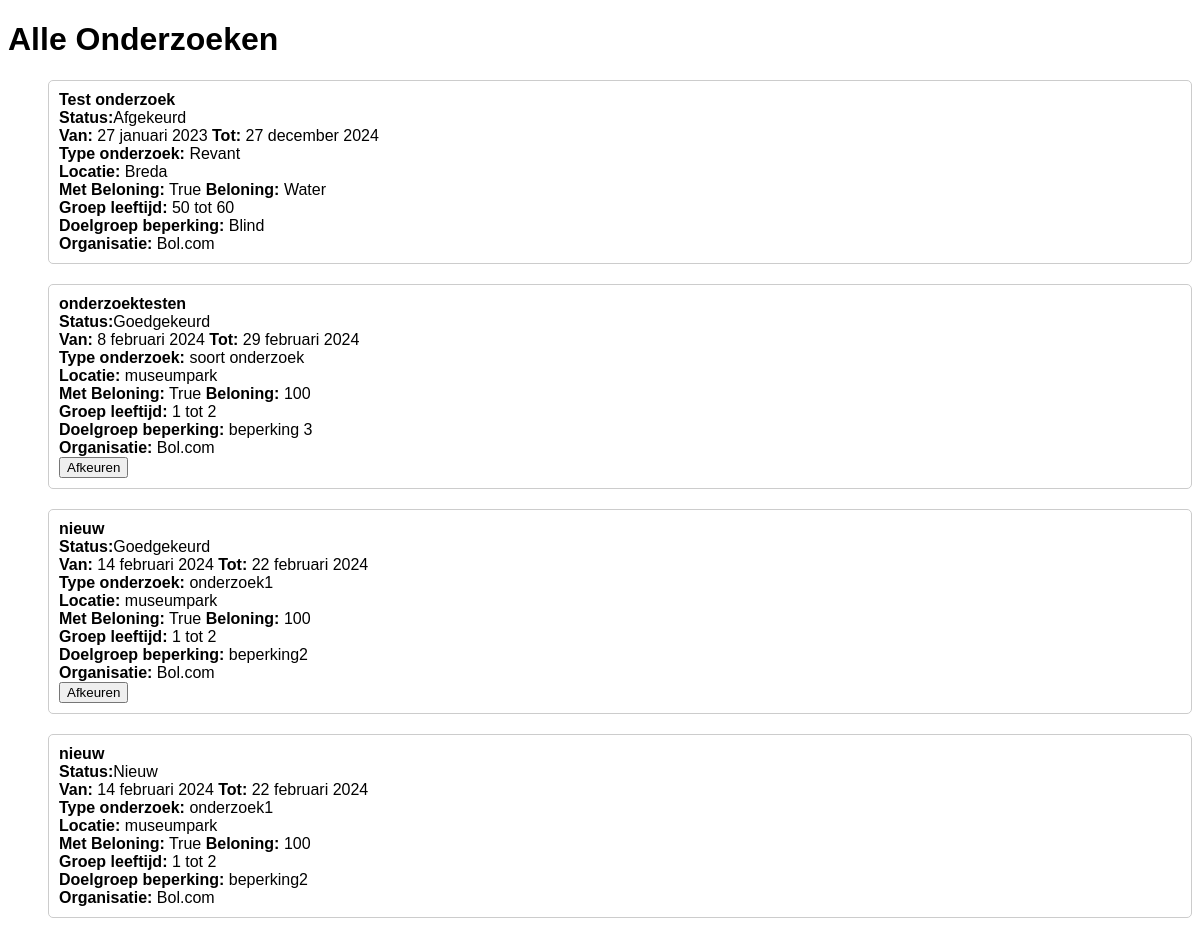
The app's page /beheerders/onderzoeksvragen/, older data.
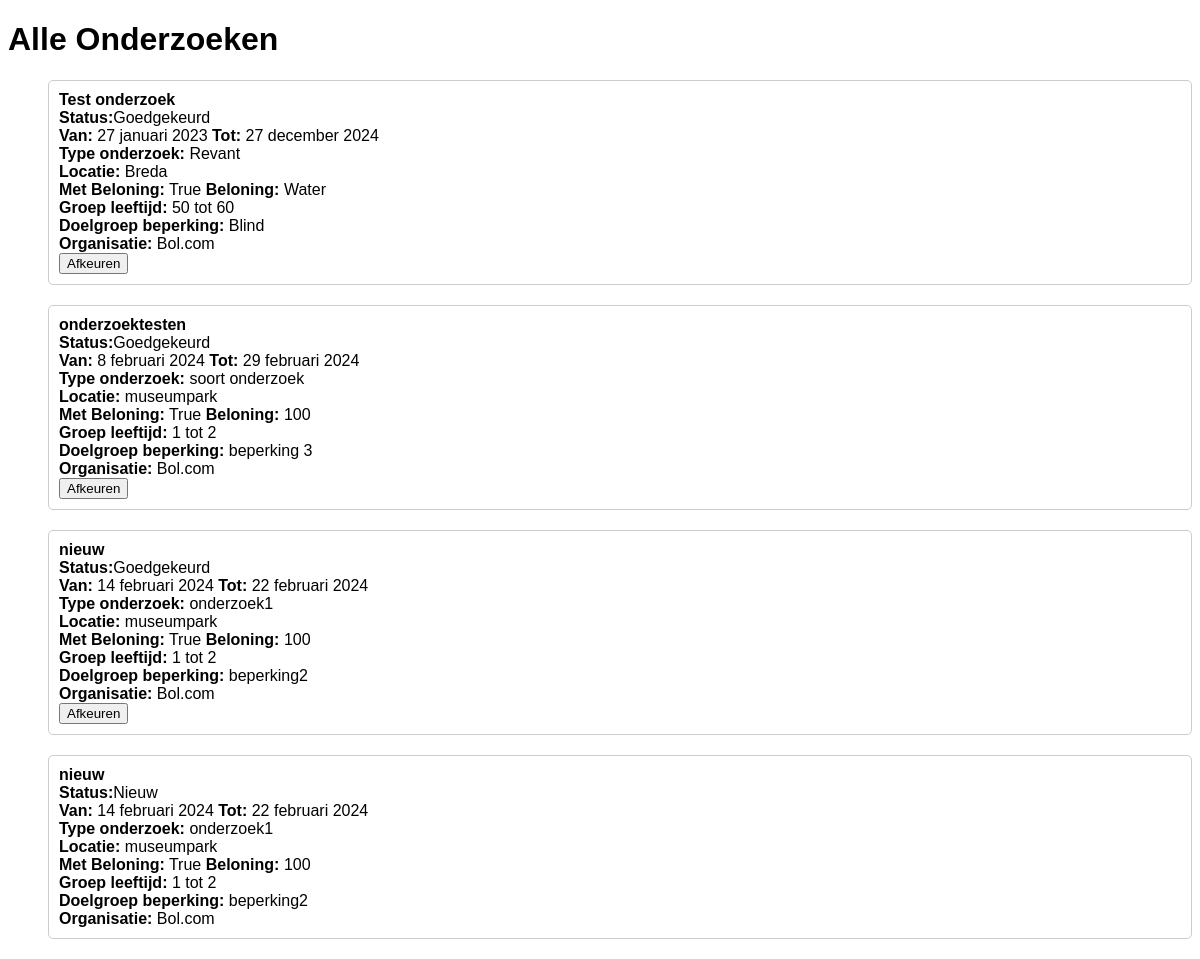
The same page, newer data.
### core/models.py (models this page shows, shortened)
class Onderzoek(models.Model):
    onderzoek_id = models.AutoField(primary_key=True)
    titel = models.CharField(max_length=255)
    omschrijving = models.TextField(blank=True, null=True)
    status = models.CharField(max_length=50, blank=True, null=True)
    beschikbaar = models.BooleanField(default=True)
    datum_vanaf = models.DateField(blank=True, null=True)
    datum_tot = models.DateField(blank=True, null=True)
    type_onderzoek = models.CharField(max_length=50, blank=True, null=True)
    locatie = models.CharField(max_length=255, blank=True, null=True)
    met_beloning = models.BooleanField(default=False)
    beloning = models.CharField(max_length=255, blank=True, null=True)
    doelgroep_leeftijd_van = models.IntegerField(blank=True, null=True)
    doelgroep_leeftijd_tot = models.IntegerField(blank=True, null=True)
    doelgroep_beperking = models.CharField(max_length=255, blank=True, null=True)
    organisatie = models.ForeignKey(Organisaties, on_delete=models.CASCADE)
    class Meta:
        db_table = 'Onderzoek'

class Organisaties(models.Model):
    organisatie_id = models.AutoField(primary_key=True)
    naam = models.CharField(max_length=255)
    type = models.CharField(max_length=255, blank=True, null=True)
    website = models.URLField(blank=True, null=True)
    beschrijving = models.TextField(blank=True, null=True)
    contactpersoon = models.CharField(max_length=255, blank=True, null=True)
    email = models.EmailField(blank=True, null=True)
    telefoonnummer = models.CharField(max_length=20, blank=True, null=True)
    overige_details = models.TextField(blank=True, null=True)
    api_key = models.CharField(max_length=255, blank=True, null=True)
    class Meta:
        db_table = 'organisaties'

### beheerders/views.py (the view)
# urls.py: path('onderzoeksvragen/', onderzoeksvragen, name='onderzoeksvragen'),
def onderzoeksvragen(request):
    onderzoeken = Onderzoek.objects.all()
    return render(request, 'onderzoeksvragen.html', {'onderzoeken': onderzoeken})

### beheerders/templates/onderzoeksvragen.html (shortened to what this page needs)
<!DOCTYPE html>
<html lang="nl">
<head>
    {% load static %}
</head>
<body>
    <h1>Alle Onderzoeken</h1>
    <ul>
        {% for onderzoek in onderzoeken %}
            <li id="onderzoek-item-{{ onderzoek.pk }}">
                <strong>{{ onderzoek.titel }}</strong><br>
                <strong>Status:</strong><span id="status-{{ onderzoek.pk }}">{{ onderzoek.status }}</span><br>
                <strong>Van:</strong> {{ onderzoek.datum_vanaf }} <strong>Tot:</strong> {{ onderzoek.datum_tot }}<br>
                <strong>Type onderzoek:</strong> {{ onderzoek.type_onderzoek }}<br>
                <strong>Locatie:</strong> {{ onderzoek.locatie }}<br>
                <strong>Met Beloning:</strong> {{ onderzoek.met_beloning }} <strong>Beloning:</strong> {{ onderzoek.beloning }}<br>
                <strong>Groep leeftijd:</strong> {{ onderzoek.doelgroep_leeftijd_van }} tot {{ onderzoek.doelgroep_leeftijd_tot }}<br>
                <strong>Doelgroep beperking:</strong> {{ onderzoek.doelgroep_beperking }}<br>
                <strong>Organisatie:</strong> {{ onderzoek.organisatie.naam }}<br>
                {% if onderzoek.status == 'Goedgekeurd' %}
                    <button id="afkeur-knop-{{ onderzoek.pk }}" onclick="afkeuren(event, {{ onderzoek.pk }})">Afkeuren</button>
                {% endif %}
            </li>
        {% empty %}
            <li>Geen onderzoeken gevonden.</li>
        {% endfor %}
    </ul>
</body>
</html>

Row changes from the older to the newer data that the page shows:
changed Onderzoek "Test onderzoek": status "Afgekeurd" → "Goedgekeurd"; now shows "Afkeuren"
